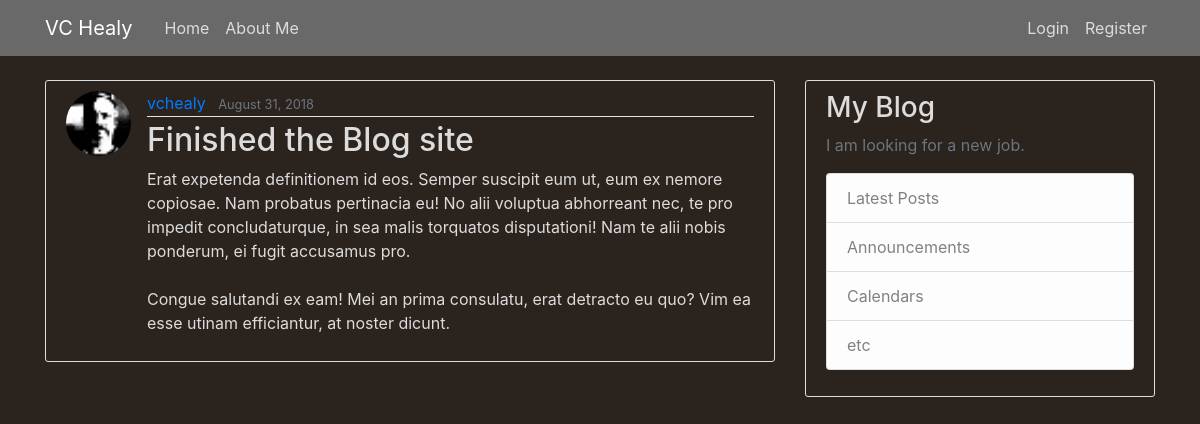
The page /post/30/ on the database its author committed.
### blog/models.py (models this page shows, shortened)
class Post(models.Model):
    title = models.CharField(max_length=100)
    content = models.TextField()
    date_posted = models.DateTimeField(default=timezone.now)
    author = models.ForeignKey(User, on_delete=models.CASCADE)

### users/models.py (models this page shows, shortened)
class Profile(models.Model):
    user = models.OneToOneField(User, on_delete=models.CASCADE)
    image = models.ImageField(default='default.jpg', upload_to='profile_pics')

### blog/views.py (the view)
# urls.py: path("post/<int:pk>/", PostDetailView.as_view(), name="post_detail"),
class PostDetailView(DetailView):
    model = Post

### blog/templates/blog/post_detail.html (shortened to what this page needs)
{% extends "blog/base.html" %}
{% block content %}
<article class="media content-section">
  <img class="rounded-circle article-img" src="{{ object.author.profile.image.url }}">
  <div class="media-body">
    <div class="article-metadata">
      <a class="mr-2" href="{% url 'user_posts' object.author.username %}">{{ object.author }}</a>
      <small class="text-muted">{{ object.date_posted|date:"F d, Y" }}</small>
    </div>
    <h2 class="article-title">{{ object.title }}</h2>
    <p class="article-content">{{ object.content }}</p>
  </div>
</article>
{% endblock content %}

### blog/static/blog/main.css (style rules this page uses)
body { background: #2b231e; color: #DCDCDC; margin-top: 5rem; }
h1, h2, h3, h4, h5, h6 { color: #DCDCDC; }
.content-section { background: #2b231e; color: #DCDCDC; padding: 10px 20px; border: 1px solid #dddddd; border-radius: 3px; margin-bottom: 20px; }
.article-title { color: #DCDCDC; }
.article-content { white-space: pre-line; }
.article-img { height: 65px; width: 65px; margin-right: 16px; }
.article-metadata { padding-bottom: 1px; margin-bottom: 4px; border-bottom: 1px solid #e3e3e3 }

### rows shown on the page
Post: author.profile.image (placeholder picture), author "vchealy", date_posted "August 31, 2018", title "Finished the Blog site", content "Erat expetenda definitionem id eos. Semper suscipit eum ut, eum ex nemore copiosae. Nam probatus pertinacia eu! No alii voluptua abhorreant nec, te pro impedit concludaturque, in sea malis torquatos disputationi! Nam te alii nobis ponderum, ei fugit accusamus pro. Congue salutandi ex eam! Mei an prima consulatu, erat detracto eu quo? Vim ea esse utinam efficiantur, at noster dicunt."
